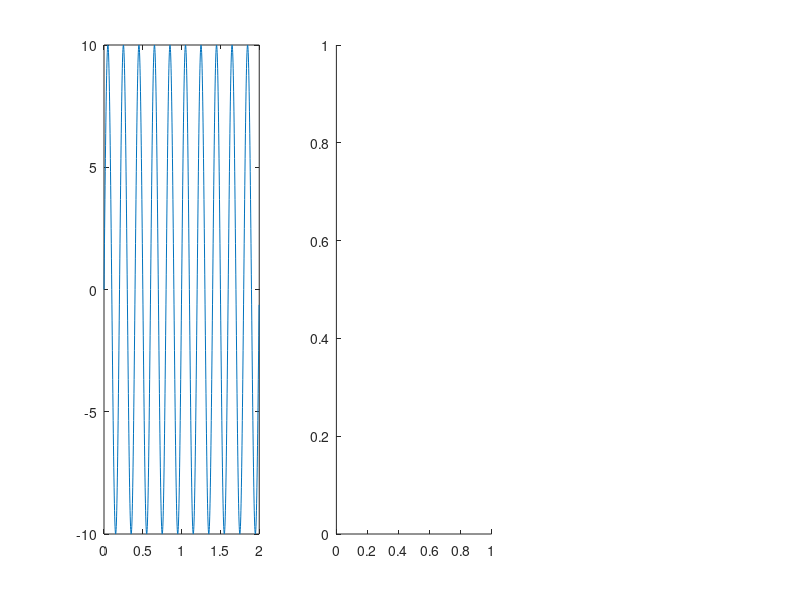

Write the MATLAB code that produced this figure. (Note: this script raises an error after producing the figure.)
clear all;
close all;
clc;
 
samplingRate = 500;
dataPoints = 1000;
frequency = 5;
% amplitude = 10;
dt = 1/samplingRate;
T = 1/frequency;
t = 0:dt:dataPoints/samplingRate-dt;
% sineWave = amplitude*sin(2*pi*frequency*t);

for amplitude = 10:-1:1
    
    sineWave = [];
    sineWave = amplitude*sin(2*pi*frequency*t);
    
    subplot(1,3,1);
    plot(t,sineWave);

    subplot(1,3,2);
    [fftOut fftFreq] =  doFourier(sineWave,samplingRate);
    bar(fftOut(1:30));
    ylim([0 50]);
    title('DECREASING AMPLITUDE');

    subplot(1,3,3);
    [wavOut,wavPer,wavFreq] = doWavelet(sineWave,t,[],1,30,30,7,samplingRate);
    surf(squeeze(wavOut));
    shading interp; 
    view(2);
    caxis([0 20]);
    ylim([1 30]);
    
    pause;
    
end